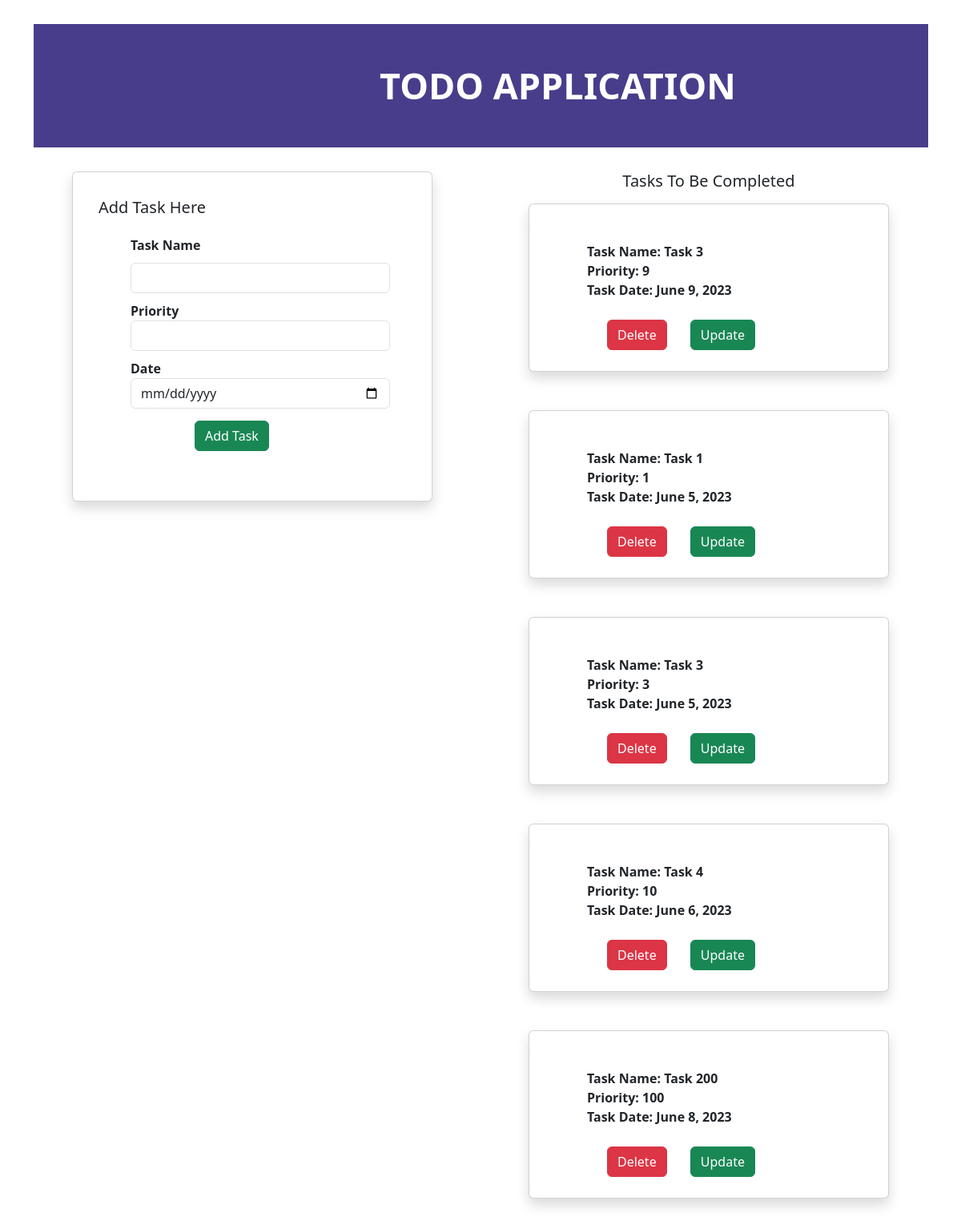
The page / on the database its author committed.
### app_1/models.py (models this page shows, shortened)
class Task(models.Model):
    task_name = models.CharField(max_length=30)
    priority = models.CharField(max_length=30)
    task_date = models.DateField()

### app_1/views.py (the view)
# urls.py: path('', views.index, name="index"),
def index(request):
    task = Task.objects.all()
    if request.method =='POST':
        name = request.POST.get('task_name')
        prior = request.POST.get('priority')
        task_date = request.POST.get('task_date')
        tas = Task(task_name=name, priority=prior, task_date=task_date)
        tas.save()
    context = {'task':task}
    return render(request, 'index.html', context)

### templates/index.html (shortened to what this page needs)
{% extends 'base.html' %}
{% block content%}
    <div class="container-fluid">
        <div class="row banner">
            <div class="banner-text">
                <h2 class="ban-text">TODO APPLICATION</h2>
            </div>
        </div>
    </div>
    <div class="container">
        <div class="row">
            <div class="col-md-6">
                <div class="card mx-auto   shadow p-3 mb-5 bg-white rounded" style="width: 450px;">
                  <div class="card-body">
                    <h5 class="card-title animate-charcter">Add Task Here</h5>
                    <div class="container" style="padding:15px 20px 20px 40px;">
                        <form method="post" action="">
                        <div class="inner" >
                            <label><b>Task Name</b></label>
                        <input type="text" name="task_name" class="form-control" style="margin-top:10px;">
                        </div>
                        <div class="inner" style="padding-top:10px;">
                            <label><b>Priority</b></label>
                            <input type="text" name="priority"   class="form-control">
                        </div>
                            <div class="inner" style="padding-top:10px;">
                            <label><b>Date</b></label>
                            <input type="date" name="task_date"   class="form-control">
                        </div>
                            <button type="submit" name="submit" class="btn btn-success"  style="margin:15px 10px 10px 80px;">Add Task</button>
                        </form>
                    </div>
                  </div>
                </div>
            </div>
            <div class="col-md-6">
                <h5 class="text-center mb-3">Tasks To Be Completed</h5>
              {% for i in task %}
                <div class="card mx-auto   shadow p-3 mb-5 bg-white rounded" style="width: 450px;height:210px;">
                  <div class="card-body">
                    <div class="container" style="padding:15px 20px 20px 40px;">
                        <div class="inner" >
                            <label><b>Task Name: {{i.task_name}}</b></label><br>
                            <label><b>Priority: {{i.priority}}</b></label><br>
                            <label><b>Task Date: {{i.task_date}}</b></label><br>
                            <a href="{% url 'app_1:delete' i.id %}" class="btn btn-danger" style="margin:25px;">Delete</a>
                            <a href="{% url 'app_1:update' i.id %}" class="btn btn-success">Update</a>
                        </div>
                    </div>
                  </div>
                </div>
              {% endfor %}
            </div>
        </div>
    </div>
{% endblock %}

### templates/base.html (shortened to what this page needs)
<!doctype html>
{% load static %}
<html lang="en">
  <head>
    <link href="https://cdn.jsdelivr.net/npm/bootstrap@5.3.0/dist/css/bootstrap.min.css" rel="stylesheet">
    <link rel="stylesheet" href="{% static 'styles.css' %}" >
  </head>
  <body>
    {% block content%}
    {% endblock %}
  </body>
</html>

### static/styles.css (style rules this page uses)
.banner { width:95%; margin:30px; color:white; background-color:darkslateblue; font-size:45px; font-weight:900; }
.ban-text { font-size:45px; font-weight:900; margin:50px 50px 50px 420px; }

### rows shown on the page
Task: task_name "Task 3", priority "9", task_date "June 9, 2023"
Task: task_name "Task 1", priority "1", task_date "June 5, 2023"
Task: task_name "Task 3", priority "3", task_date "June 5, 2023"
Task: task_name "Task 4", priority "10", task_date "June 6, 2023"
Task: task_name "Task 200", priority "100", task_date "June 8, 2023"
